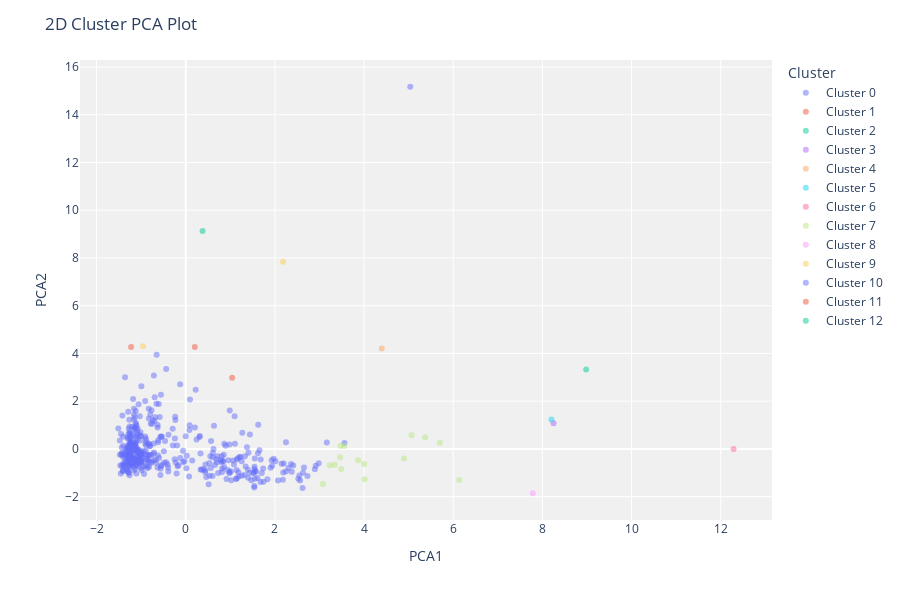
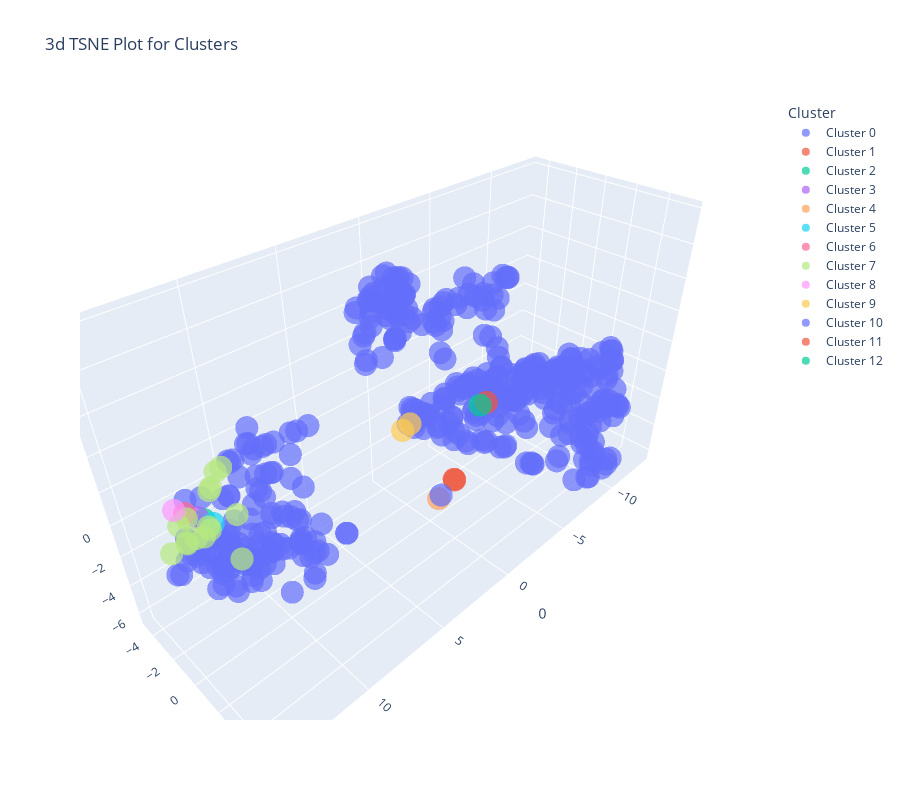

Here is the notebook cell these charts were saved with, in order:
### Code cell
for pt in plot_types: 
    plot_model(x, plot = pt)

### Figure 1 — Plotly figure (JSON) as saved in the notebook; plotly's stock layout.template omitted (floating-point values rounded to 4 significant figures; data arrays with more than 128 entries replaced by an {"elided": "..."} marker saying what was removed)
{"data": [{"customdata": {"elided": "412x1 int values"}, "hovertemplate": "Cluster=Cluster 0<br>PCA1=%{x}<br>PCA2=%{y}<br>Feature=%{customdata[0]}<extra></extra>", "legendgroup": "Cluster 0", "marker": {"color": "#636efa", "opacity": 0.5, "symbol": "circle"}, "mode": "markers", "name": "Cluster 0", "orientation": "v", "showlegend": true, "textposition": "top center", "type": "scatter", "x": {"elided": "412 float values"}, "xaxis": "x", "y": {"elided": "412 float values"}, "yaxis": "y"}, {"customdata": [[1], [1]], "hovertemplate": "Cluster=Cluster 1<br>PCA1=%{x}<br>PCA2=%{y}<br>Feature=%{customdata[0]}<extra></extra>", "legendgroup": "Cluster 1", "marker": {"color": "#EF553B", "opacity": 0.5, "symbol": "circle"}, "mode": "markers", "name": "Cluster 1", "orientation": "v", "showlegend": true, "textposition": "top center", "type": "scatter", "x": [1.041, 0.204], "xaxis": "x", "y": [2.983, 4.273], "yaxis": "y"}, {"customdata": [[2]], "hovertemplate": "Cluster=Cluster 2<br>PCA1=%{x}<br>PCA2=%{y}<br>Feature=%{customdata[0]}<extra></extra>", "legendgroup": "Cluster 2", "marker": {"color": "#00cc96", "opacity": 0.5, "symbol": "circle"}, "mode": "markers", "name": "Cluster 2", "orientation": "v", "showlegend": true, "textposition": "top center", "type": "scatter", "x": [8.982], "xaxis": "x", "y": [3.325], "yaxis": "y"}, {"customdata": [[2]], "hovertemplate": "Cluster=Cluster 3<br>PCA1=%{x}<br>PCA2=%{y}<br>Feature=%{customdata[0]}<extra></extra>", "legendgroup": "Cluster 3", "marker": {"color": "#ab63fa", "opacity": 0.5, "symbol": "circle"}, "mode": "markers", "name": "Cluster 3", "orientation": "v", "showlegend": true, "textposition": "top center", "type": "scatter", "x": [8.249], "xaxis": "x", "y": [1.073], "yaxis": "y"}, {"customdata": [[2]], "hovertemplate": "Cluster=Cluster 4<br>PCA1=%{x}<br>PCA2=%{y}<br>Feature=%{customdata[0]}<extra></extra>", "legendgroup": "Cluster 4", "marker": {"color": "#FFA15A", "opacity": 0.5, "symbol": "circle"}, "mode": "markers", "name": "Cluster 4", "orientation": "v", "showlegend": true, "textposition": "top center", "type": "scatter", "x": [4.398], "xaxis": "x", "y": [4.21], "yaxis": "y"}, {"customdata": [[2]], "hovertemplate": "Cluster=Cluster 5<br>PCA1=%{x}<br>PCA2=%{y}<br>Feature=%{customdata[0]}<extra></extra>", "legendgroup": "Cluster 5", "marker": {"color": "#19d3f3", "opacity": 0.5, "symbol": "circle"}, "mode": "markers", "name": "Cluster 5", "orientation": "v", "showlegend": true, "textposition": "top center", "type": "scatter", "x": [8.203], "xaxis": "x", "y": [1.229], "yaxis": "y"}, {"customdata": [[2]], "hovertemplate": "Cluster=Cluster 6<br>PCA1=%{x}<br>PCA2=%{y}<br>Feature=%{customdata[0]}<extra></extra>", "legendgroup": "Cluster 6", "marker": {"color": "#FF6692", "opacity": 0.5, "symbol": "circle"}, "mode": "markers", "name": "Cluster 6", "orientation": "v", "showlegend": true, "textposition": "top center", "type": "scatter", "x": [12.29], "xaxis": "x", "y": [-0.001452], "yaxis": "y"}, {"customdata": [[2], [2], [2], [2], [2], [2], [2], [2], [2], [2], [2], [2], [2], [2], [2]], "hovertemplate": "Cluster=Cluster 7<br>PCA1=%{x}<br>PCA2=%{y}<br>Feature=%{customdata[0]}<extra></extra>", "legendgroup": "Cluster 7", "marker": {"color": "#B6E880", "opacity": 0.5, "symbol": "circle"}, "mode": "markers", "name": "Cluster 7", "orientation": "v", "showlegend": true, "textposition": "top center", "type": "scatter", "x": [3.865, 3.342, 5.701, 3.462, 5.369, 4.013, 3.076, 3.47, 3.555, 3.232, 3.49, 4.897, 4.003, 5.063, 6.136], "xaxis": "x", "y": [-0.4799, -0.6644, 0.259, -0.3503, 0.4918, -1.272, -1.474, 0.1187, 0.1171, -0.6889, -0.8406, -0.4063, -0.6371, 0.5691, -1.301], "yaxis": "y"}, {"customdata": [[2]], "hovertemplate": "Cluster=Cluster 8<br>PCA1=%{x}<br>PCA2=%{y}<br>Feature=%{customdata[0]}<extra></extra>", "legendgroup": "Cluster 8", "marker": {"color": "#FF97FF", "opacity": 0.5, "symbol": "circle"}, "mode": "markers", "name": "Cluster 8", "orientation": "v", "showlegend": true, "textposition": "top center", "type": "scatter", "x": [7.785], "xaxis": "x", "y": [-1.857], "yaxis": "y"}, {"customdata": [[1], [1]], "hovertemplate": "Cluster=Cluster 9<br>PCA1=%{x}<br>PCA2=%{y}<br>Feature=%{customdata[0]}<extra></extra>", "legendgroup": "Cluster 9", "marker": {"color": "#FECB52", "opacity": 0.5, "symbol": "circle"}, "mode": "markers", "name": "Cluster 9", "orientation": "v", "showlegend": true, "textposition": "top center", "type": "scatter", "x": [2.182, -0.9575], "xaxis": "x", "y": [7.841, 4.298], "yaxis": "y"}, {"customdata": [[1]], "hovertemplate": "Cluster=Cluster 10<br>PCA1=%{x}<br>PCA2=%{y}<br>Feature=%{customdata[0]}<extra></extra>", "legendgroup": "Cluster 10", "marker": {"color": "#636efa", "opacity": 0.5, "symbol": "circle"}, "mode": "markers", "name": "Cluster 10", "orientation": "v", "showlegend": true, "textposition": "top center", "type": "scatter", "x": [5.036], "xaxis": "x", "y": [15.17], "yaxis": "y"}, {"customdata": [[1]], "hovertemplate": "Cluster=Cluster 11<br>PCA1=%{x}<br>PCA2=%{y}<br>Feature=%{customdata[0]}<extra></extra>", "legendgroup": "Cluster 11", "marker": {"color": "#EF553B", "opacity": 0.5, "symbol": "circle"}, "mode": "markers", "name": "Cluster 11", "orientation": "v", "showlegend": true, "textposition": "top center", "type": "scatter", "x": [-1.224], "xaxis": "x", "y": [4.266], "yaxis": "y"}, {"customdata": [[1]], "hovertemplate": "Cluster=Cluster 12<br>PCA1=%{x}<br>PCA2=%{y}<br>Feature=%{customdata[0]}<extra></extra>", "legendgroup": "Cluster 12", "marker": {"color": "#00cc96", "opacity": 0.5, "symbol": "circle"}, "mode": "markers", "name": "Cluster 12", "orientation": "v", "showlegend": true, "textposition": "top center", "type": "scatter", "x": [0.3781], "xaxis": "x", "y": [9.133], "yaxis": "y"}], "layout": {"height": 600, "legend": {"title": {"text": "Cluster"}, "tracegroupgap": 0}, "margin": {"t": 60}, "plot_bgcolor": "rgb(240,240,240)", "title": {"text": "2D Cluster PCA Plot"}, "xaxis": {"anchor": "y", "domain": [0, 1], "title": {"text": "PCA1"}}, "yaxis": {"anchor": "x", "domain": [0, 1], "title": {"text": "PCA2"}}}}

### Figure 2 — Plotly figure (JSON) as saved in the notebook; plotly's stock layout.template omitted (floating-point values rounded to 4 significant figures; data arrays with more than 128 entries replaced by an {"elided": "..."} marker saying what was removed)
{"data": [{"customdata": {"elided": "412x1 int values"}, "hovertemplate": "Cluster=Cluster 0<br>0=%{x}<br>1=%{y}<br>2=%{z}<br>Feature=%{customdata[0]}<extra></extra>", "legendgroup": "Cluster 0", "marker": {"color": "#636efa", "opacity": 0.7, "symbol": "circle"}, "mode": "markers", "name": "Cluster 0", "scene": "scene", "showlegend": true, "type": "scatter3d", "x": {"elided": "412 float values"}, "y": {"elided": "412 float values"}, "z": {"elided": "412 float values"}}, {"customdata": [[1], [1]], "hovertemplate": "Cluster=Cluster 1<br>0=%{x}<br>1=%{y}<br>2=%{z}<br>Feature=%{customdata[0]}<extra></extra>", "legendgroup": "Cluster 1", "marker": {"color": "#EF553B", "opacity": 0.7, "symbol": "circle"}, "mode": "markers", "name": "Cluster 1", "scene": "scene", "showlegend": true, "type": "scatter3d", "x": [-0.487, -0.4834], "y": [1.38, 1.354], "z": [-3.077, -3.041]}, {"customdata": [[2]], "hovertemplate": "Cluster=Cluster 2<br>0=%{x}<br>1=%{y}<br>2=%{z}<br>Feature=%{customdata[0]}<extra></extra>", "legendgroup": "Cluster 2", "marker": {"color": "#00cc96", "opacity": 0.7, "symbol": "circle"}, "mode": "markers", "name": "Cluster 2", "scene": "scene", "showlegend": true, "type": "scatter3d", "x": [13.67], "y": [0.7455], "z": [3.026]}, {"customdata": [[2]], "hovertemplate": "Cluster=Cluster 3<br>0=%{x}<br>1=%{y}<br>2=%{z}<br>Feature=%{customdata[0]}<extra></extra>", "legendgroup": "Cluster 3", "marker": {"color": "#ab63fa", "opacity": 0.7, "symbol": "circle"}, "mode": "markers", "name": "Cluster 3", "scene": "scene", "showlegend": true, "type": "scatter3d", "x": [13.78], "y": [0.452], "z": [3.02]}, {"customdata": [[2]], "hovertemplate": "Cluster=Cluster 4<br>0=%{x}<br>1=%{y}<br>2=%{z}<br>Feature=%{customdata[0]}<extra></extra>", "legendgroup": "Cluster 4", "marker": {"color": "#FFA15A", "opacity": 0.7, "symbol": "circle"}, "mode": "markers", "name": "Cluster 4", "scene": "scene", "showlegend": true, "type": "scatter3d", "x": [1.085], "y": [1.689], "z": [-3.259]}, {"customdata": [[2]], "hovertemplate": "Cluster=Cluster 5<br>0=%{x}<br>1=%{y}<br>2=%{z}<br>Feature=%{customdata[0]}<extra></extra>", "legendgroup": "Cluster 5", "marker": {"color": "#19d3f3", "opacity": 0.7, "symbol": "circle"}, "mode": "markers", "name": "Cluster 5", "scene": "scene", "showlegend": true, "type": "scatter3d", "x": [13.46], "y": [1.057], "z": [2.893]}, {"customdata": [[2]], "hovertemplate": "Cluster=Cluster 6<br>0=%{x}<br>1=%{y}<br>2=%{z}<br>Feature=%{customdata[0]}<extra></extra>", "legendgroup": "Cluster 6", "marker": {"color": "#FF6692", "opacity": 0.7, "symbol": "circle"}, "mode": "markers", "name": "Cluster 6", "scene": "scene", "showlegend": true, "type": "scatter3d", "x": [14.13], "y": [0.1244], "z": [3.252]}, {"customdata": [[2], [2], [2], [2], [2], [2], [2], [2], [2], [2], [2], [2], [2], [2], [2]], "hovertemplate": "Cluster=Cluster 7<br>0=%{x}<br>1=%{y}<br>2=%{z}<br>Feature=%{customdata[0]}<extra></extra>", "legendgroup": "Cluster 7", "marker": {"color": "#B6E880", "opacity": 0.7, "symbol": "circle"}, "mode": "markers", "name": "Cluster 7", "scene": "scene", "showlegend": true, "type": "scatter3d", "x": [13.99, 11.28, 12.56, 11.69, 13.26, 11.68, 13.61, 12.56, 14.7, 13.88, 13.48, 13.19, 13.34, 12.42, 13.84], "y": [-0.8066, -1.881, -0.7106, -0.3729, 0.03489, -1.651, -2.221, 1.056, -0.8952, -1.037, -0.9564, 0.01812, -0.4157, -0.8073, -0.58], "z": [0.8552, 2.805, 2.961, 1.247, 1.85, 2.925, 0.599, 0.1894, 0.6374, 0.5409, 0.6344, 1.637, 1.012, 2.994, 2.296]}, {"customdata": [[2]], "hovertemplate": "Cluster=Cluster 8<br>0=%{x}<br>1=%{y}<br>2=%{z}<br>Feature=%{customdata[0]}<extra></extra>", "legendgroup": "Cluster 8", "marker": {"color": "#FF97FF", "opacity": 0.7, "symbol": "circle"}, "mode": "markers", "name": "Cluster 8", "scene": "scene", "showlegend": true, "type": "scatter3d", "x": [14.17], "y": [-0.8307], "z": [2.815]}, {"customdata": [[1], [1]], "hovertemplate": "Cluster=Cluster 9<br>0=%{x}<br>1=%{y}<br>2=%{z}<br>Feature=%{customdata[0]}<extra></extra>", "legendgroup": "Cluster 9", "marker": {"color": "#FECB52", "opacity": 0.7, "symbol": "circle"}, "mode": "markers", "name": "Cluster 9", "scene": "scene", "showlegend": true, "type": "scatter3d", "x": [0.8471, 0.2038], "y": [-1.307, -1.396], "z": [-0.3852, -0.3172]}, {"customdata": [[1]], "hovertemplate": "Cluster=Cluster 10<br>0=%{x}<br>1=%{y}<br>2=%{z}<br>Feature=%{customdata[0]}<extra></extra>", "legendgroup": "Cluster 10", "marker": {"color": "#636efa", "opacity": 0.7, "symbol": "circle"}, "mode": "markers", "name": "Cluster 10", "scene": "scene", "showlegend": true, "type": "scatter3d", "x": [0.8523], "y": [1.645], "z": [-3.182]}, {"customdata": [[1]], "hovertemplate": "Cluster=Cluster 11<br>0=%{x}<br>1=%{y}<br>2=%{z}<br>Feature=%{customdata[0]}<extra></extra>", "legendgroup": "Cluster 11", "marker": {"color": "#EF553B", "opacity": 0.7, "symbol": "circle"}, "mode": "markers", "name": "Cluster 11", "scene": "scene", "showlegend": true, "type": "scatter3d", "x": [-1.023], "y": [2.891], "z": [2.599]}, {"customdata": [[1]], "hovertemplate": "Cluster=Cluster 12<br>0=%{x}<br>1=%{y}<br>2=%{z}<br>Feature=%{customdata[0]}<extra></extra>", "legendgroup": "Cluster 12", "marker": {"color": "#00cc96", "opacity": 0.7, "symbol": "circle"}, "mode": "markers", "name": "Cluster 12", "scene": "scene", "showlegend": true, "type": "scatter3d", "x": [-0.5923], "y": [2.841], "z": [2.617]}], "layout": {"height": 800, "legend": {"title": {"text": "Cluster"}, "tracegroupgap": 0}, "scene": {"domain": {"x": [0, 1], "y": [0, 1]}, "xaxis": {"title": {"text": "0"}}, "yaxis": {"title": {"text": "1"}}, "zaxis": {"title": {"text": "2"}}}, "title": {"text": "3d TSNE Plot for Clusters"}, "width": 900}}
